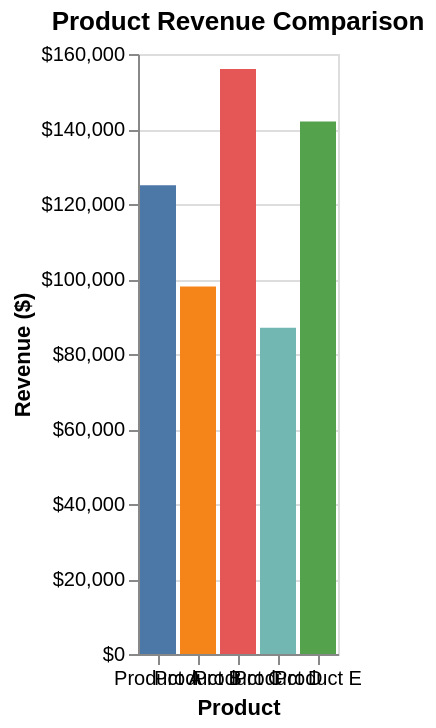

Describe this chart as a Vega-Lite specification.
### Vega-Lite specification from a JSON file in a GitHub repository (floating-point values rounded to 4 significant figures)
{"$schema": "https://vega.github.io/schema/vega-lite/v6.json", "description": "Product revenue comparison", "data": {"values": [{"product": "Product A", "revenue": 125000}, {"product": "Product B", "revenue": 98000}, {"product": "Product C", "revenue": 156000}, {"product": "Product D", "revenue": 87000}, {"product": "Product E", "revenue": 142000}]}, "mark": "bar", "encoding": {"x": {"field": "product", "type": "nominal", "axis": {"title": "Product", "labelAngle": 0}}, "y": {"field": "revenue", "type": "quantitative", "axis": {"title": "Revenue ($)", "format": "$,.0f"}}, "color": {"field": "product", "type": "nominal", "legend": null}}, "title": "Product Revenue Comparison"}
